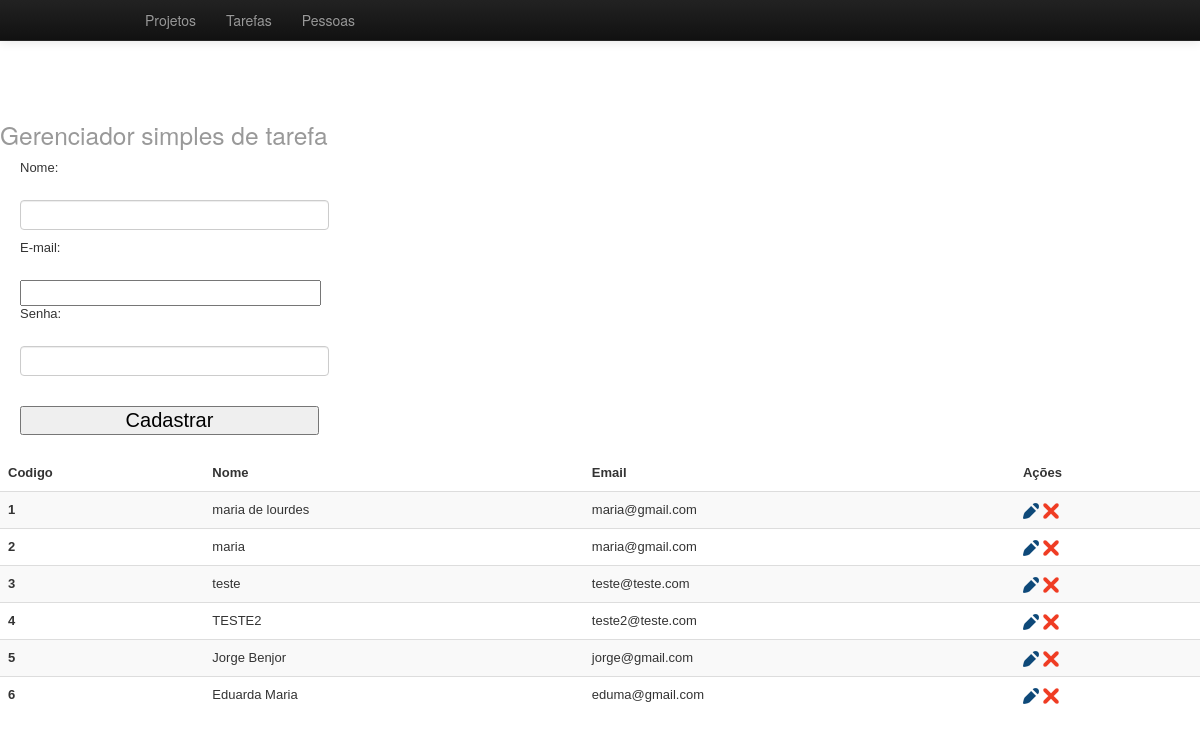
Screenshot of /usuario.php with the database file from the repository.
### tables this page shows
CREATE TABLE IF NOT EXISTS `funcionario` (
  `idFuncionario` int(11) NOT NULL AUTO_INCREMENT,
  `nome` varchar(255) DEFAULT NULL,
  `email` varchar(150) DEFAULT NULL,
  `senha` varchar(45) DEFAULT NULL,
  `data_cadastro` datetime DEFAULT NULL,
  PRIMARY KEY (`idFuncionario`)
);

### classes/Funcoes.class.php (called while the page is built, shortened)
<?php
class Funcoes {
    public function tratarCaracter($vlr, $tipo) {
        switch ($tipo) {
            case 2: $rst = utf8_encode($vlr);
                break;
        }
        return $rst;
    }
    public function base64($vlr, $tipo) {
        switch ($tipo) {
            case 1: $rst = base64_encode($vlr);
                break;
        }
        return $rst;
    }
}
?>

### classes/Funcionario.class.php (called while the page is built, shortened)
<?php
include_once "Conexao.class.php";
include_once "Funcoes.class.php";
class Funcionario {
    private $con;
    public function __construct(){
        $this->con = new Conexao();
    }
    public function querySelect(){
        try{
            $cst = $this->con->conectar()->prepare("SELECT `idFuncionario`, `nome`, `email`, `data_cadastro` FROM `funcionario`;");
            $cst->execute();
            return $cst->fetchAll();
        } catch (PDOException $ex) {
            return 'erro '.$ex->getMessage();
        }
    }
}
?>

### classes/Conexao.class.php (called while the page is built, shortened)
<?php
class Conexao {
    private $usuario;
    private $senha;
    private $banco;
    private $servidor;
    private static $pdo;
    public function __construct() {
        $this->servidor = "localhost";
        $this->banco = "bdtarefas";
        $this->usuario = "root";
        $this->senha = "";
    }
    public function conectar() {
        try {
            if (is_null(self::$pdo)) {
                self::$pdo = new PDO("mysql:host=" . $this->servidor . ";dbname=" . $this->banco, $this->usuario, $this->senha);
            }
            return self::$pdo;
        } catch (PDOException $ex) {
            echo $ex->getMessage();
        }
    }
}
?>

### usuario.php (the view, shortened to what this page needs)
<?php
require_once 'classes/Funcoes.class.php';
require_once 'classes/Funcionario.class.php';
$objFuncoes = new Funcoes();
$objFcn = new Funcionario();
?>
<!DOCTYPE HTML>
<html lang="pt-br">
    <head>
        <link href="css/estilo.css" rel="stylesheet" type="text/css" media="all">
        <link href="css/bootstrap-responsive.min.css" rel="stylesheet" type="text/css" media="all">
        <link href="css/bootstrap.min.css" rel="stylesheet" type="text/css" media="all">
    </head>
    <body>
        <nav class="navbar navbar-fixed-top navbar-inverse">
            <div class="navbar-inner">
                <div class="container">
                    <div class="nav-collapse">
                        <ul class="nav">
                            <li><a href="projeto.php">Projetos</a></li>
                            <li><a href="tarefa.php">Tarefas</a></li>
                            <li><a href="usuario.php">Pessoas</a></li>
                        </ul>
                    </div>
                </div>
            </div>
        </nav>
        <div><h1 class=""><small><?php echo TITLO; ?></small></h1></div>
        <div id="formulario">
            <form name="formCad" action="" method="post">
                <label>Nome: </label><br>
                <input type="text" name="nome" required="required" value="<?= $objFuncoes->tratarCaracter((isset($func['nome'])) ? ($func['nome']) : (''), 2) ?>"><br>
                <label>E-mail: </label><br>
                <input type="mail" name="email" required="required" pattern="[a-z0-9._%+-]+@[a-z0-9.-]+\.[a-z]{2,4}$" value="<?= $objFuncoes->tratarCaracter((isset($func['email'])) ? ($func['email']) : (''), 2) ?>"><br>
                <?php if (isset($_GET['acao']) <> 'edit') { ?>
                    <label>Senha: </label><br>
                    <input type="password" name="senha" required="required"><br>
                <?php } ?>
                <br>
                <input type="submit" name="<?= (isset($_GET['acao']) == 'edit') ? ('btAlterar') : ('btCadastrar') ?>" value="<?= (isset($_GET['acao']) == 'edit') ? ('Alterar') : ('Cadastrar') ?>">
            </form>
        </div>
        <div>
            <table class="table table-striped">
                <thead>
                    <tr>
                        <th scope="col">Codigo</th>
                        <th scope="col">Nome</th>
                        <th scope="col">Email</th>
                        <th scope="col">Ações</th>
                    </tr>
                </thead>
                <tbody>
                    <?php foreach ($objFcn->querySelect() as $rst) {
                        ?>
                        <tr>
                            <th scope="row"><?php echo $rst['idFuncionario']; ?></th>
                            <td><?php echo $objFuncoes->tratarCaracter($rst['nome'], 2); ?></td>
                            <td><?php echo $rst['email']; ?></td>
                            <td>
                                <div class="">
                                    <a class="editar" href="?acao=edit&func=<?= $objFuncoes->base64($rst['idFuncionario'], 1) ?>" title="Editar dados"><img src="img/ico-editar.png" width="16" height="16" alt="Editar"></a>
                                    <a class="excluir" href="?acao=delet&func=<?= $objFuncoes->base64($rst['idFuncionario'], 1) ?>" title="Excluir esse dado"><img src="img/ico-excluir.png" width="16" height="16" alt="Excluir"></a>
                                </div>
                            </td>
                        </tr>
                    <?php }
                    ?>
                </tbody>
            </table>
        </div>
    </body>
</html>

### css/estilo.css (style rules this page uses)
body { padding-top: 100px; }
table { font: 13px Verdana, Geneva, sans-serif !important; }
#formulario { float: left; width: 300px; margin: 0 0 0 20px; }
#formulario label { font: 13px Verdana, Geneva, sans-serif; }
#formulario input[name="nome"] { width: 295px; }
#formulario input[name="email"] { width: 293px; }
#formulario input[name="senha"] { width: 295px; }
#formulario input[type="submit"] { font: 20px Verdana, Geneva, sans-serif; width: 299px; }

### rows the page displays
funcionario: idFuncionario "1", nome "maria de lourdes", email "maria@gmail.com"
funcionario: idFuncionario "2", nome "maria", email "maria@gmail.com"
funcionario: idFuncionario "3", nome "teste", email "teste@teste.com"
funcionario: idFuncionario "4", nome "TESTE2", email "teste2@teste.com"
funcionario: idFuncionario "5", nome "Jorge Benjor", email "jorge@gmail.com"
funcionario: idFuncionario "6", nome "Eduarda Maria", email "eduma@gmail.com"

### other values shown
TITLO "Gerenciador simples de tarefa"
